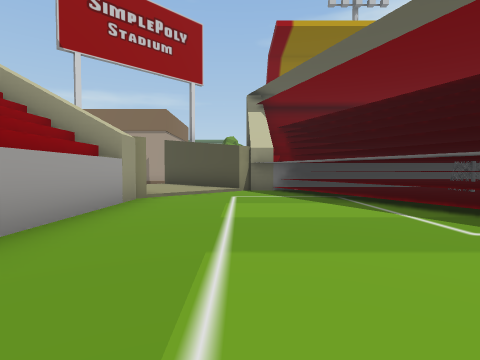
[1] (above)

24 first-person views from a walk through a 3-D level made in the Unity game engine. The camera is 1.2 m above the floor, tilts 2° down and sees 80° across. The floor is counted in squares, 2 m on a side. Each view is taken from the middle of a square. On the plan, view 1 faces up. The plan holds only what a view shows up to about 9 squares ahead; the rest is blank. The place goes on beyond the plan. Some surface patterns are stand-ins.

[2]
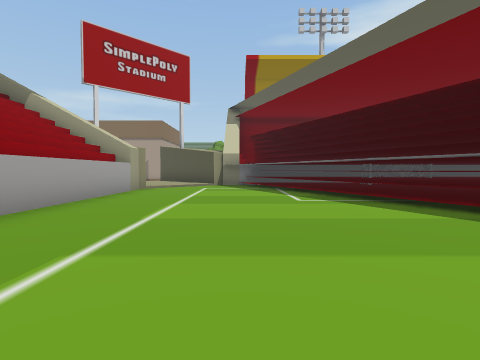

[3]
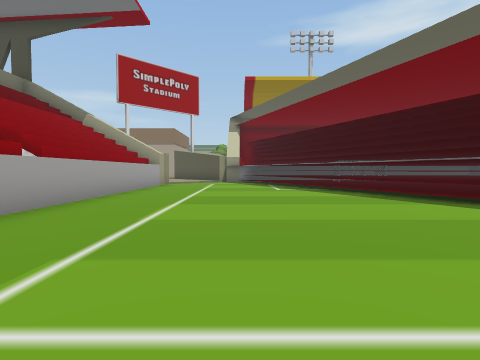

[4]
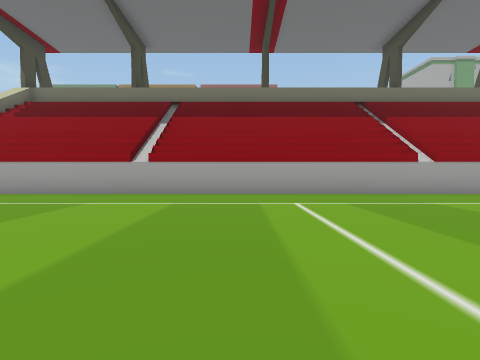

[5]
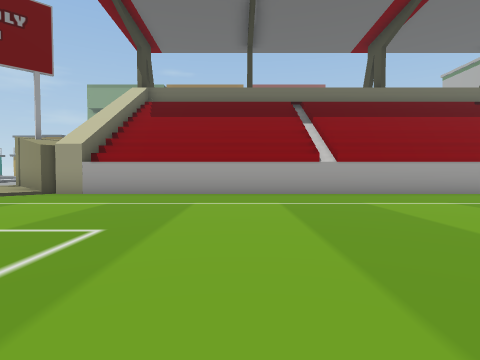

[6]
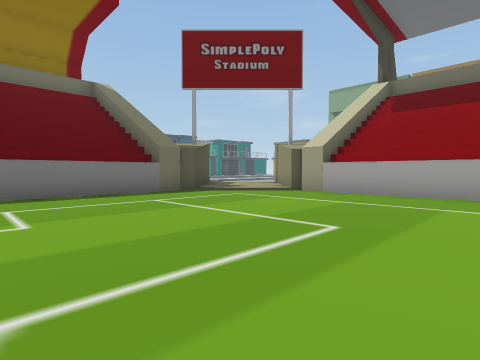

[7]
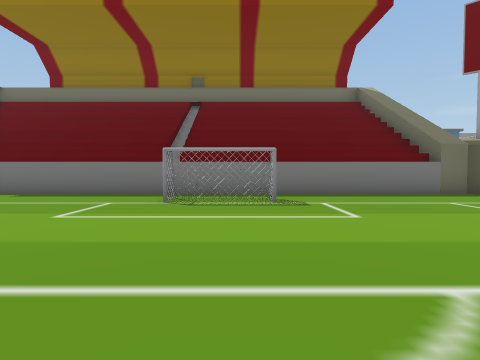

[8]
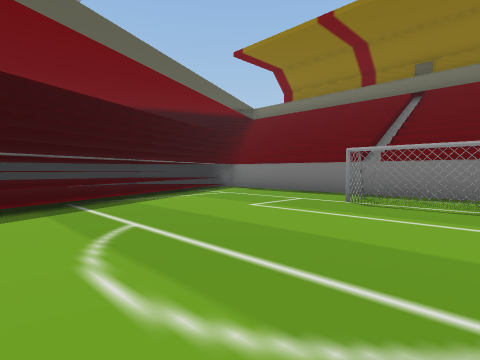

[9]
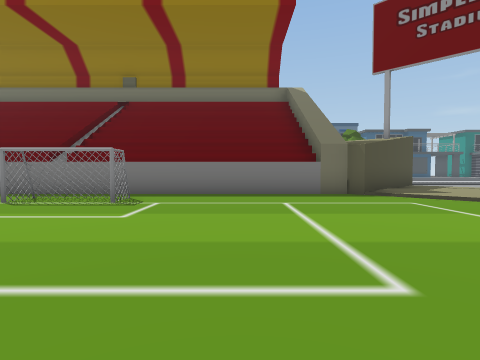

[10]
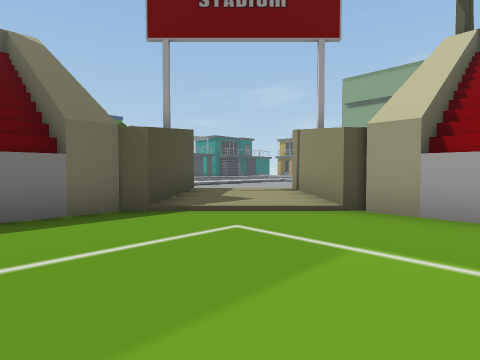

[11]
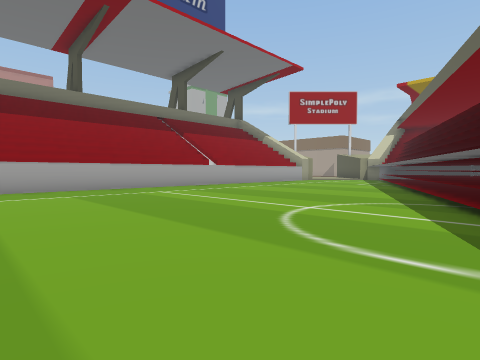

[12]
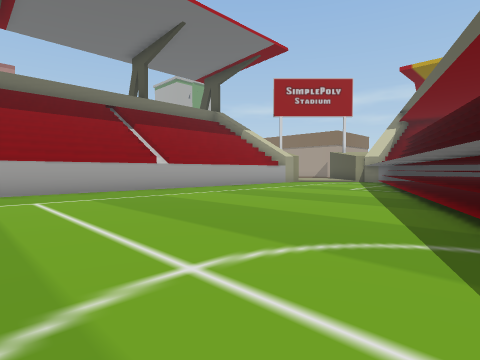

[13]
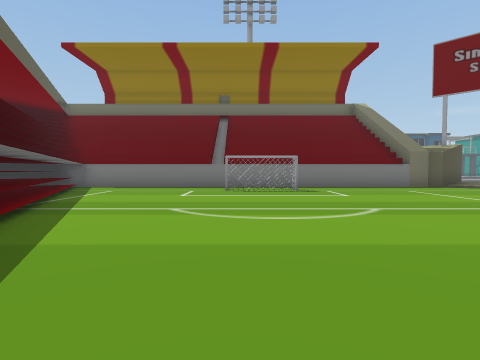

[14]
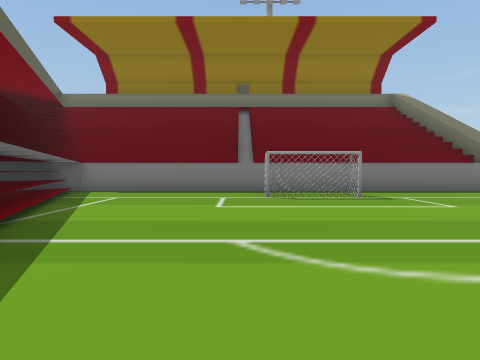

[15]
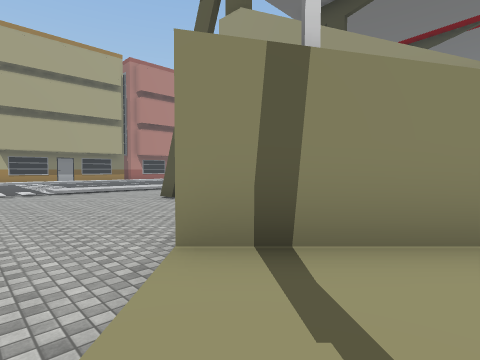

[16]
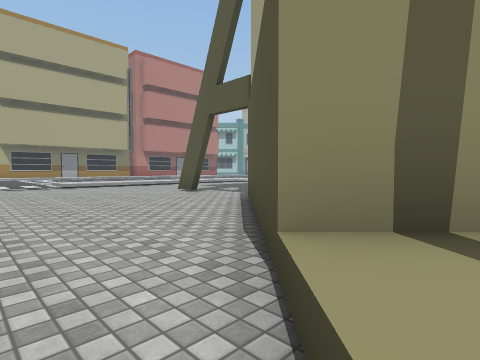

[17]
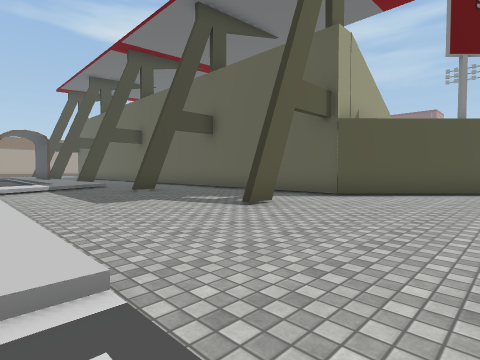

[18]
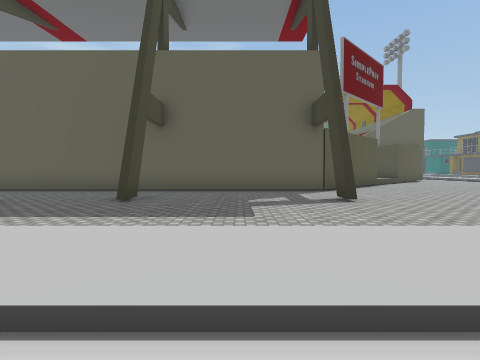

[19]
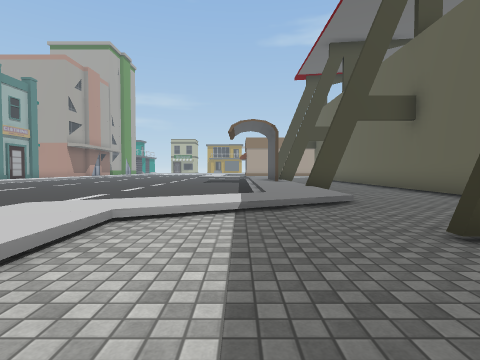

[20]
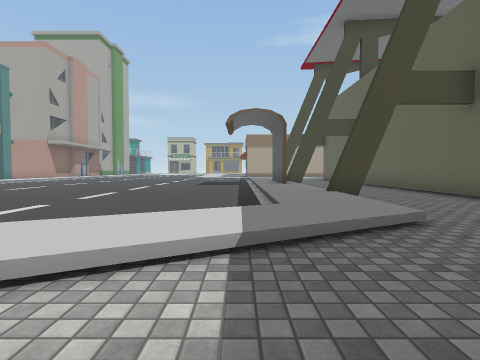

[21]
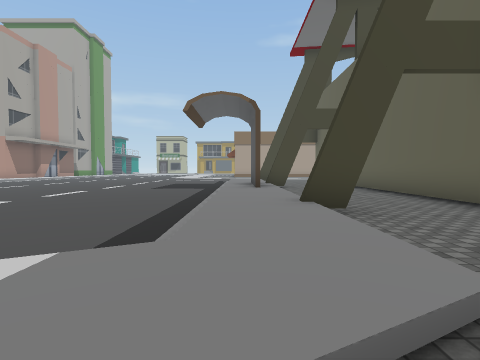

[22]
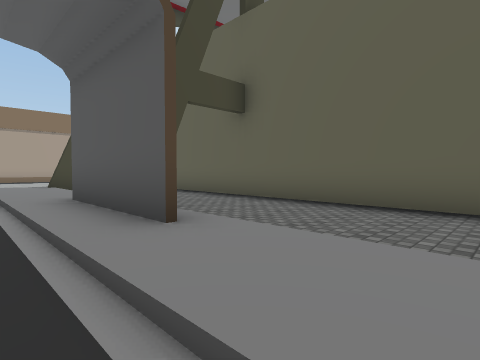

[23]
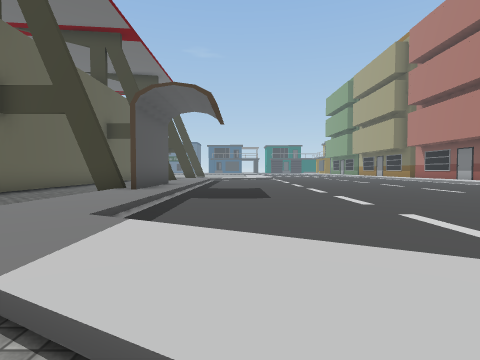

[24]
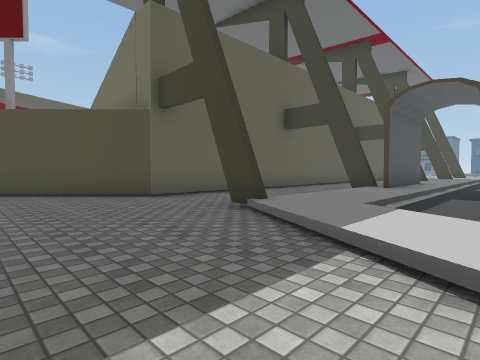

### Floor plan
Key: @ floor where view 1 was taken; # wall or solid block; . main floor; : floor 0.25 m higher than the main floor; - floor 0.25 m lower than the main floor; _ floor 0.5 m lower than the main floor; / step, stairs or slope.
Columns run from 21 left of view 1 to 12 right of it. Each row starts with its distance up from view 1.
  9        ______      :###
  8        ________#   ::/ #
  7       ../_____##   :/. #
  6      --/../#_##    #...##
  5     -----./__#    ##... #
  4    ------./__#     #....##
  3    ------./__#     #.... #
  2   -------./__#     #.....##
  1  --------##__#     #.....##
  0 ---------#/__#     #.@....#
 -1 ---------#/__#     #......##
 -2  --------./__#     #...... #
 -3  --------./__#     #.......#
 -4  --------./__#     #.......
 -5  --------.#__#     #........
 -6   -------./__#     #........
 -7    ------./__#     #.........
 -8     ---/../__#     #.........
 -9      /../____#     #..........
-10      /.___##_#     #..........
-11       .______#     #...........
-12      /.______#     #...........##
-13     -/.______#     #............#
-14      /.______#     #............##
-15       .___#__#    ##............ #
-16       .______###  ##.............#
-17       .________####:/......##....#
-18       -_________##:::#############
-19       -_________/:::###
-20             _____/:##

Where each view was taken, in squares from view 1:
view 1: 0 up, 0 right, facing up
view 2: 3 down, 1 right, facing up
view 3: 6 down, 1 right, facing up
view 4: 6 down, 5 right, facing left
view 5: 11 down, 5 right, facing left
view 6: 11 down, 5 right, facing down-left
view 7: 11 down, 6 right, facing down
view 8: 11 down, 5 right, facing down-right
view 9: 11 down, 3 right, facing down
view 10: 14 down, 2 right, facing down-left
view 11: 9 down, 7 right, facing up-left
view 12: 6 down, 6 right, facing up-left
view 13: 8 down, 7 right, facing down
view 14: 10 down, 8 right, facing down
view 15: 20 down, 3 left, facing up-left
view 16: 20 down, 4 left, facing up-left
view 17: 19 down, 15 left, facing up-right
view 18: 13 down, 17 left, facing right
view 19: 13 down, 13 left, facing up
view 20: 11 down, 13 left, facing up
view 21: 9 down, 12 left, facing up
view 22: 4 down, 13 left, facing up-right
view 23: 8 up, 14 left, facing down
view 24: 9 up, 14 left, facing down-right
